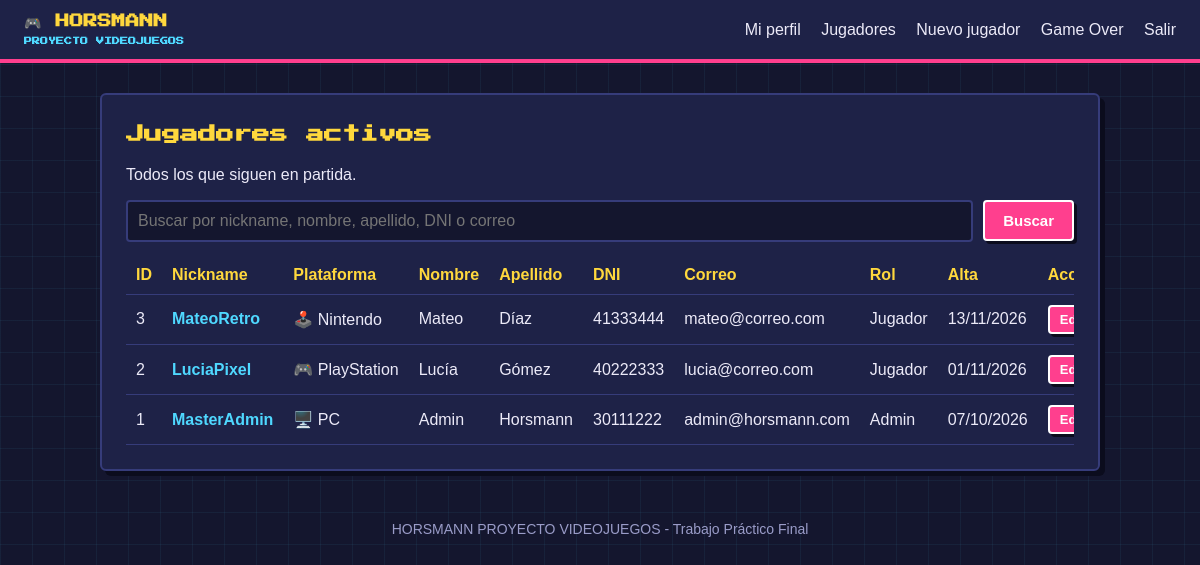
Page /admin_usuarios.php (signed in) on the committed database.
### tables this page shows
CREATE TABLE IF NOT EXISTS usuarios (
    id              INT UNSIGNED NOT NULL AUTO_INCREMENT,
    nombre          VARCHAR(50)  NOT NULL,
    apellido        VARCHAR(50)  NOT NULL,
    dni             VARCHAR(8)   NOT NULL,
    email           VARCHAR(100) NOT NULL,
    nickname        VARCHAR(20)  NOT NULL,               
    plataforma      ENUM('PC','PlayStation','Xbox','Nintendo','Móvil') NOT NULL DEFAULT 'PC',
    password        VARCHAR(255) NOT NULL,               
    rol             ENUM('usuario','admin') NOT NULL DEFAULT 'usuario',
    fecha_creacion  DATETIME     NOT NULL DEFAULT CURRENT_TIMESTAMP,
    fecha_archivado DATETIME     NULL DEFAULT NULL,      
    PRIMARY KEY (id),
    UNIQUE KEY uq_usuarios_dni (dni),
    UNIQUE KEY uq_usuarios_email (email),
    UNIQUE KEY uq_usuarios_nickname (nickname)
);

### incluir/gamer.php (called while the page is built, shortened)
<?php
$plataformas = [
    'PC'          => '🖥️',
    'PlayStation' => '🎮',
    'Xbox'        => '🟩',
    'Nintendo'    => '🕹️',
    'Móvil'       => '📱',
];

### admin_usuarios.php (the view, shortened to what this page needs)
<?php
require 'conexion.php';
require 'incluir/gamer.php';
$busqueda = trim($_GET['q'] ?? '');
if ($busqueda !== '') {
    $texto = "%" . $busqueda . "%";
    $c = $pdo->prepare("SELECT id, nickname, plataforma, nombre, apellido, dni, email, rol, fecha_creacion
                        FROM usuarios
                        WHERE fecha_archivado IS NULL
                        AND (nombre LIKE ? OR apellido LIKE ? OR dni LIKE ? OR email LIKE ? OR nickname LIKE ?)
                        ORDER BY apellido, nombre");
    $c->execute([$texto, $texto, $texto, $texto, $texto]);
} else {
    $c = $pdo->prepare("SELECT id, nickname, plataforma, nombre, apellido, dni, email, rol, fecha_creacion
                        FROM usuarios
                        WHERE fecha_archivado IS NULL
                        ORDER BY apellido, nombre");
    $c->execute();
}
$jugadores = $c->fetchAll();
require 'incluir/encabezado.php';
?>
<div class="caja ancha">
    <h1>Jugadores activos</h1>
    <p>Todos los que siguen en partida.</p>
    <form method="get" action="admin_usuarios.php" class="buscador">
        <input type="text" name="q" placeholder="Buscar por nickname, nombre, apellido, DNI o correo" value="<?php echo htmlspecialchars($busqueda); ?>">
        <button type="submit" class="boton">Buscar</button>
    </form>
    <?php if (count($jugadores) === 0) { ?>
        <p class="vacio">No se encontró ningún jugador.</p>
    <?php } else { ?>
        <div class="scroll">
        <table class="lista">
            <tr>
                <th>ID</th>
                <th>Nickname</th>
                <th>Plataforma</th>
                <th>Nombre</th>
                <th>Apellido</th>
                <th>DNI</th>
                <th>Correo</th>
                <th>Rol</th>
                <th>Alta</th>
                <th>Acciones</th>
            </tr>
            <?php foreach ($jugadores as $j) { ?>
            <tr>
                <td><?php echo (int)$j['id']; ?></td>
                <td class="nick"><?php echo htmlspecialchars($j['nickname']); ?></td>
                <td><?php echo ($plataformas[$j['plataforma']] ?? '') . ' ' . htmlspecialchars($j['plataforma']); ?></td>
                <td><?php echo htmlspecialchars($j['nombre']); ?></td>
                <td><?php echo htmlspecialchars($j['apellido']); ?></td>
                <td><?php echo htmlspecialchars($j['dni']); ?></td>
                <td><?php echo htmlspecialchars($j['email']); ?></td>
                <td><?php echo $j['rol'] === 'admin' ? 'Admin' : 'Jugador'; ?></td>
                <td><?php echo date('d/m/Y', strtotime($j['fecha_creacion'])); ?></td>
                <td class="acciones">
                    <a class="boton boton-chico" href="editar_usuario.php?id=<?php echo (int)$j['id']; ?>">Editar</a>
                </td>
            </tr>
            <?php } ?>
        </table>
        </div>
    <?php } ?>
</div>
<?php require 'incluir/pie.php'; ?>

### incluir/encabezado.php (shortened to what this page needs)
<!DOCTYPE html>
<html lang="es">
<head>
    <link rel="stylesheet" href="css/estilos.css">
</head>
<body>
<header>
    <a href="index.php" class="logo">🎮 HORSMANN <small>PROYECTO VIDEOJUEGOS</small></a>
    <nav>
        <?php if (isset($_SESSION['id'])) { ?>
            <a href="panel.php">Mi perfil</a>
            <?php if (isset($_SESSION['rol']) && $_SESSION['rol'] === 'admin') { ?>
                <a href="admin_usuarios.php">Jugadores</a>
                <a href="crear_usuario.php">Nuevo jugador</a>
                <a href="usuarios_game_over.php">Game Over</a>
            <?php } ?>
            <a href="cerrar_sesion.php">Salir</a>
        <?php } else { ?>
            <a href="login.php">Iniciar sesión</a>
            <a href="registro.php">Registrarme</a>
        <?php } ?>
    </nav>
</header>
<main>

### incluir/pie.php
</main>
<footer>HORSMANN PROYECTO VIDEOJUEGOS - Trabajo Práctico Final</footer>
</body>
</html>

### css/estilos.css (style rules this page uses)
body { margin: 0; font-family: Arial, Helvetica, sans-serif; background: #14162e; color: #eceaf8; }
a { color: #4fd8ff; }
header { display: flex; flex-wrap: wrap; justify-content: space-between; align-items: center; gap: 10px; padding: 14px 24px; background: #1e2247; border-bottom: 4px solid #ff3f8e; }
.logo { font-family: "Courier New", monospace; font-size: 22px; font-weight: bold; color: #ffd83d; text-decoration: none; }
nav a { color: #eceaf8; text-decoration: none; margin-left: 16px; }
main { max-width: 480px; margin: 30px auto; padding: 0 16px; }
footer { text-align: center; padding: 20px; color: #9a9cc8; font-size: 14px; }
h1 { font-family: "Courier New", monospace; margin-top: 0; }
.caja { background: #1e2247; border: 2px solid #363c7a; border-radius: 6px; padding: 24px; box-shadow: 5px 5px 0 #0b0c1d; }
main:has(.ancha) { max-width: 1000px; }
input[type=text], input[type=email], input[type=password], select { width: 100%; box-sizing: border-box; padding: 10px; background: #14162e; color: #eceaf8; border: 2px solid #363c7a; border-radius: 4px; font-size: 16px; }
.boton { display: inline-block; margin-top: 16px; padding: 10px 18px; background: #ff3f8e; color: #fff; border: 2px solid #fff; border-radius: 4px; font-size: 15px; font-weight: bold; text-decoration: none; cursor: pointer; box-shadow: 3px 3px 0 #0b0c1d; }
.boton-chico { margin-top: 0; padding: 5px 10px; font-size: 13px; }
.buscador { display: flex; flex-wrap: wrap; gap: 10px; align-items: center; }
.buscador input { flex: 1; min-width: 220px; }
.buscador .boton { margin-top: 0; }
.scroll { overflow-x: auto; }
.lista { width: 100%; border-collapse: collapse; margin-top: 14px; }
.lista th, .lista td { padding: 10px; text-align: left; border-bottom: 1px solid #363c7a; white-space: nowrap; }
.lista th { color: #ffd83d; }
.acciones { display: flex; gap: 8px; align-items: center; }
body { background-color: #14162e; background-image: linear-gradient(rgba(79, 216, 255, 0.06) 1px, transparent 1px), linear-gradient(90deg, rgba(79, 216, 255, 0.06) 1px, transparent 1px); background-size: 32px 32px; }
.logo, h1, .pantalla, .nivel-num, .parpadeo { font-family: "Press Start 2P", "Courier New", monospace; }
h1 { font-size: 18px; line-height: 1.7; color: #ffd83d; }
.logo { font-size: 14px; }
.nick { color: #4fd8ff; font-weight: bold; }
.logo small { display: block; font-size: 8px; color: #4fd8ff; margin-top: 6px; }

### rows in the picture
usuarios: id "3", nickname "MateoRetro", plataforma "🕹️", plataforma "Nintendo", nombre "Mateo", apellido "Díaz", dni "41333444", email "mateo@correo.com", rol "Jugador", fecha_creacion "13/11/2026"
usuarios: id "2", nickname "LuciaPixel", plataforma "🎮", plataforma "PlayStation", nombre "Lucía", apellido "Gómez", dni "40222333", email "lucia@correo.com", rol "Jugador", fecha_creacion "01/11/2026"
usuarios: id "1", nickname "MasterAdmin", plataforma "🖥️", plataforma "PC", nombre "Admin", apellido "Horsmann", dni "30111222", email "admin@horsmann.com", rol "Admin", fecha_creacion "07/10/2026"
